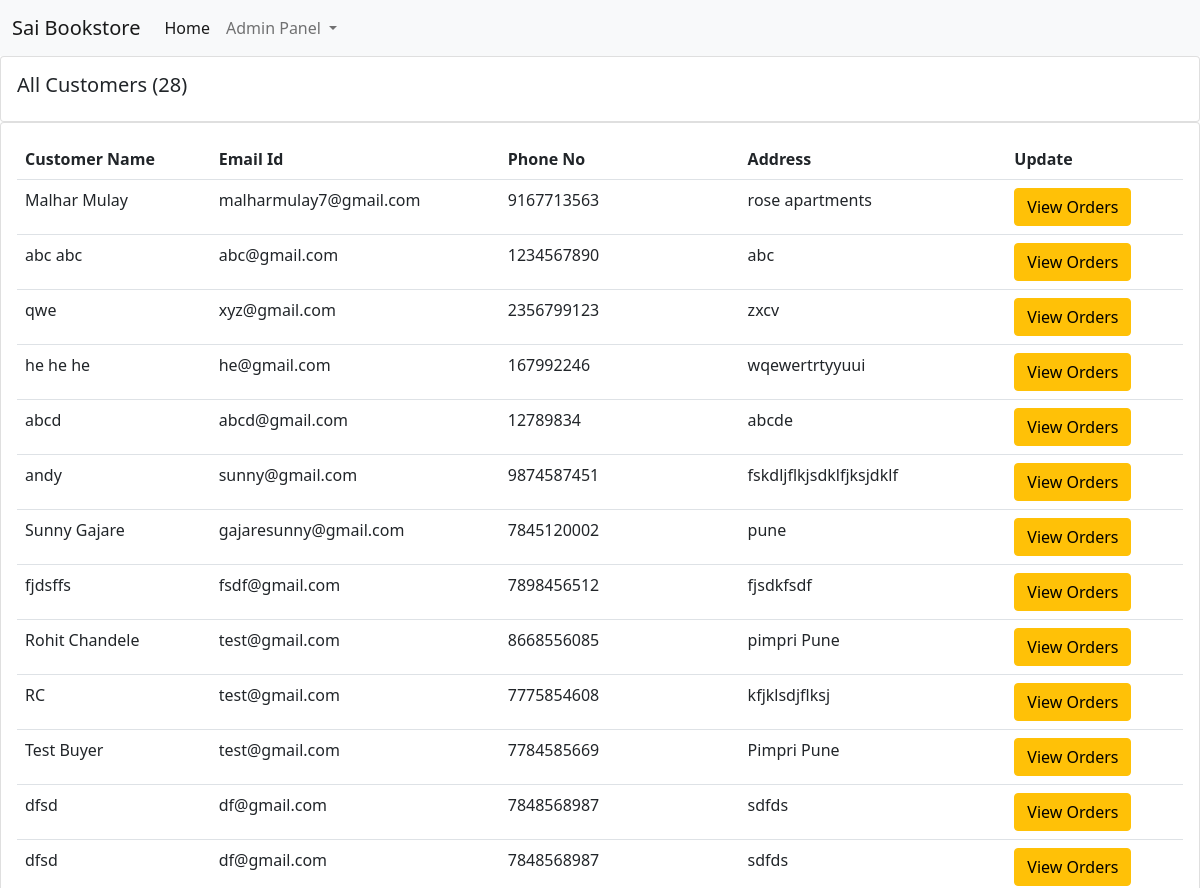
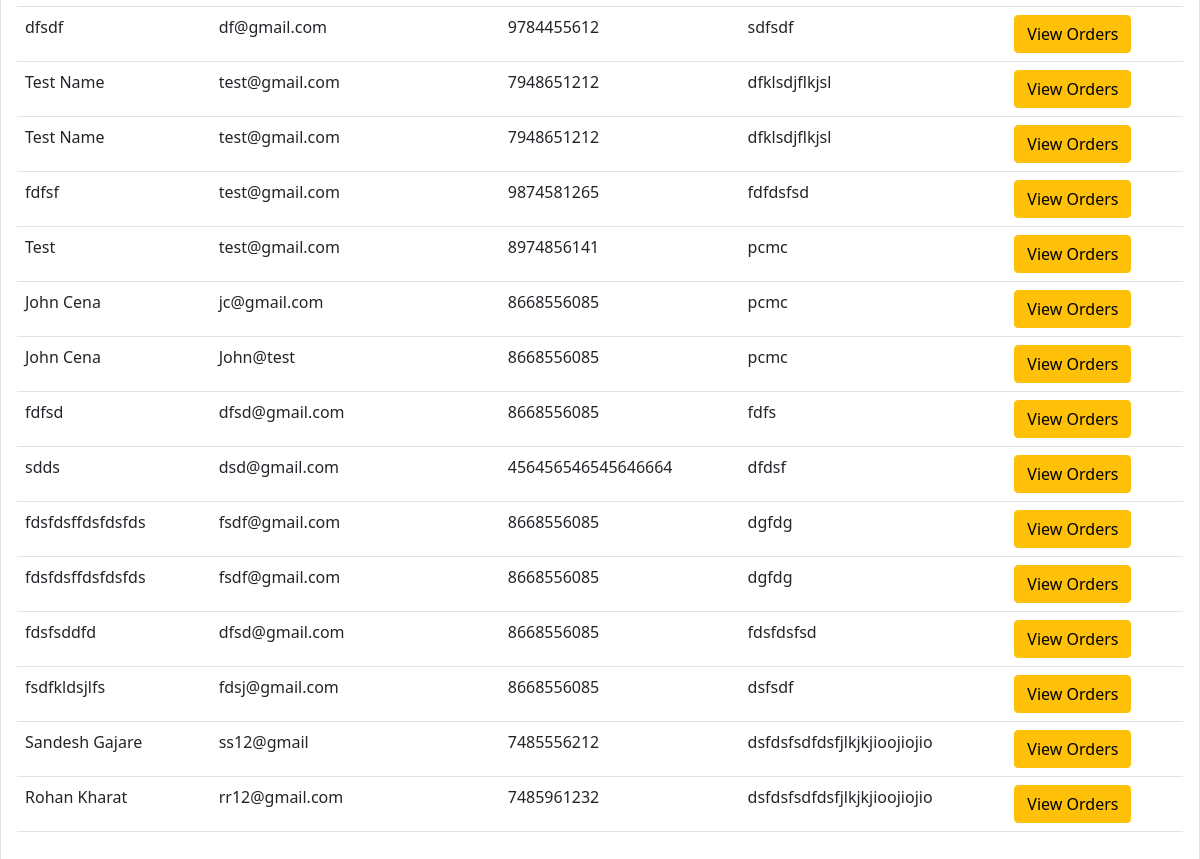
Before: /customers_list/ with the older database file (2 pictures, top to bottom).
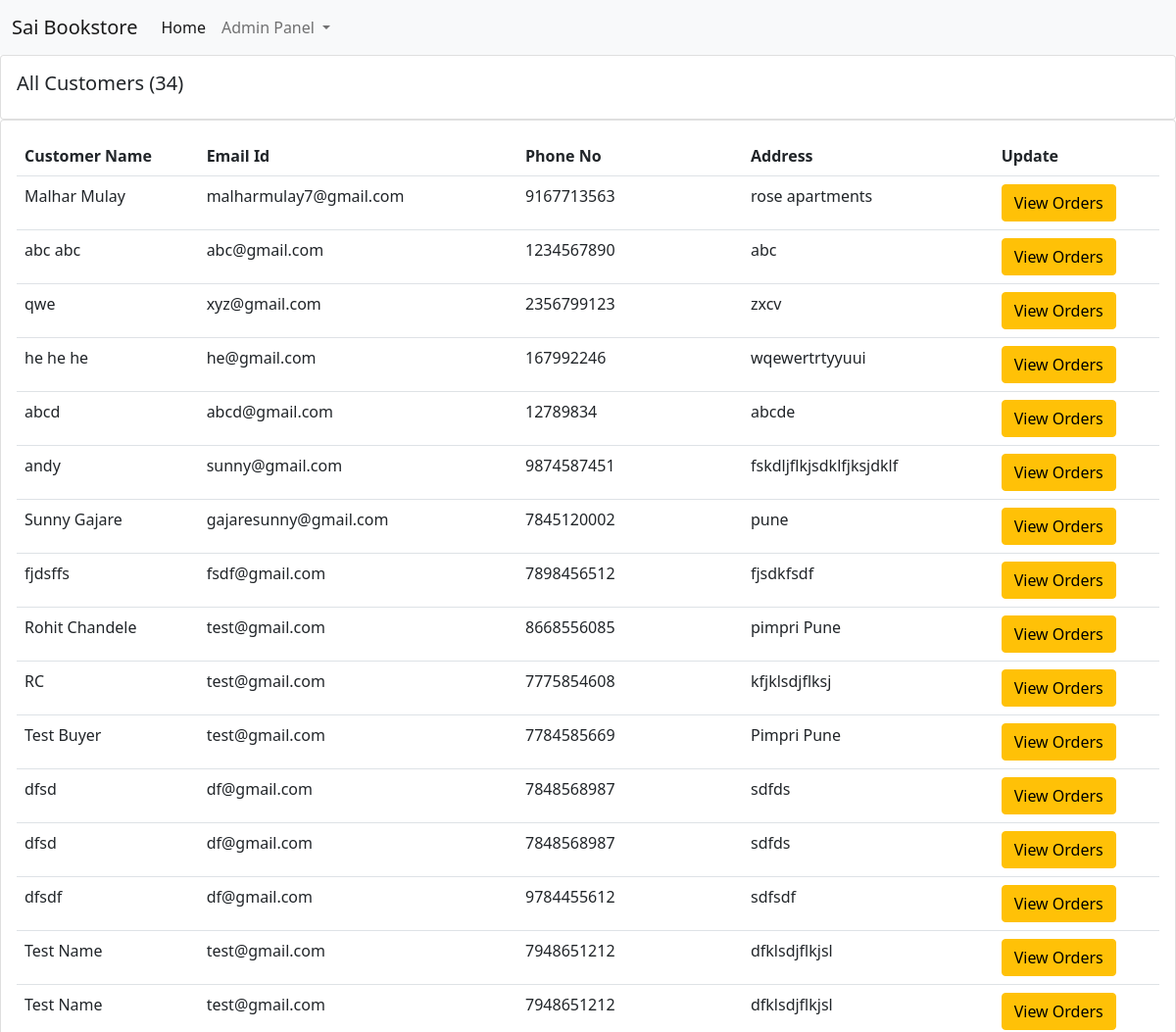
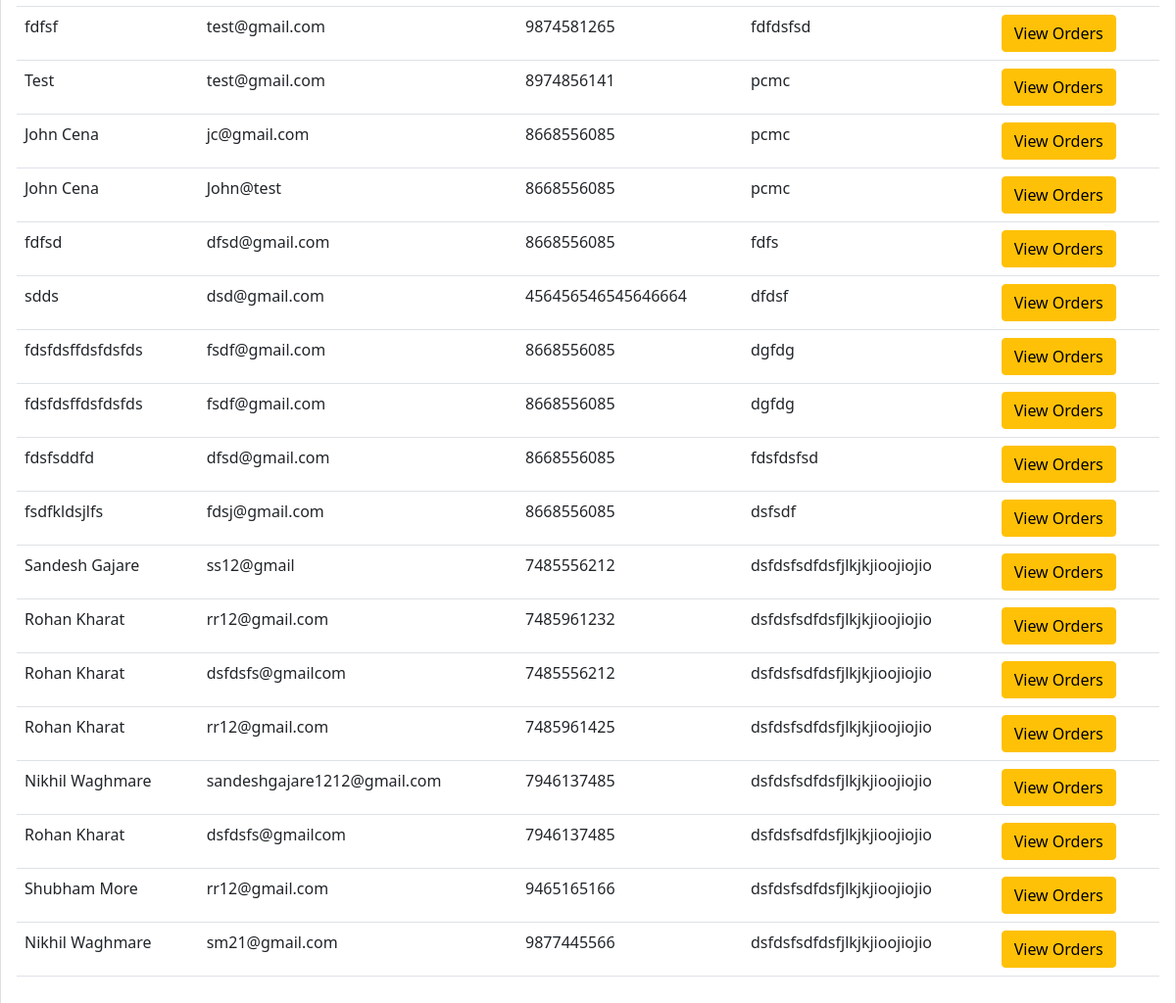
After: the same page with the newer database file (2 pictures, top to bottom).
### books/models.py (models this page shows, shortened)
class Order(models.Model):
    user = models.ForeignKey(User, on_delete=models.CASCADE, default=1)
    items_json = models.CharField(max_length=5000, blank=True)
    price = models.IntegerField(default=0)
    name = models.CharField(max_length=100, blank=True)
    email = models.CharField(max_length=100, blank=True)
    address = models.CharField(max_length=100, default="")
    phone = models.CharField(max_length=100, blank=True)
    date = models.DateTimeField(auto_now_add=True)

### books/views.py (the view)
# urls.py: path("customers_list/", views.customers_list, name="customers_list"),
@transaction.atomic
def customers_list(request):
    customers = Order.objects.all()
    customer_count = customers.count()
    return render(request, "customers_list.html", {'customers':customers, 'customer_count':customer_count})

### books/templates/customers_list.html (shortened to what this page needs)
{% extends 'admin_navbar.html' %}
{% block body %}
      <div class="row">
        <div class="col-md">
          <div class="card card-body">
            <h5>All Customers ({{customer_count}})</h5>
          </div>
          <div class="card card-body">
            <table class="table">
              <tr>
                <th>Customer Name</th>
                <th>Email Id</th>
                <th>Phone No</th>
                <th>Address</th>
                <th>Update</th>
              </tr>
              {% for customer in customers %}
                <tr>
                  <td>{{customer.name}}</td>
                  <td>{{customer.email}}</td>
                  <td>{{customer.phone}}</td>
                  <td>{{customer.address}}</td>
                  <td><a href="/customers_list/orders_{{customer.id}}/" class="btn btn-warning">View Orders</a></td>
                </tr>
              {% endfor %}
            </table>
          </div>
        </div>
      </div>
      {% endblock %}

### books/templates/admin_navbar.html (shortened to what this page needs)
<!doctype html>
<html lang="en">
  <head>
    <link href="https://cdn.jsdelivr.net/npm/bootstrap@5.0.2/dist/css/bootstrap.min.css" rel="stylesheet">
  </head>
  <body>
    <nav class="navbar navbar-expand-lg navbar-light bg-light">
        <div class="container-fluid">
          <a class="navbar-brand" href="/">Sai Bookstore</a>
          <div class="collapse navbar-collapse" id="navbarSupportedContent">
            <ul class="navbar-nav me-auto mb-2 mb-lg-0">
              <li class="nav-item">
                <a class="nav-link active" aria-current="page" href="/">Home</a>
              </li>
              <li class="nav-item dropdown">
                <a class="nav-link dropdown-toggle" href="#" id="navbarDropdown" role="button" data-bs-toggle="dropdown" aria-expanded="false">
                  Admin Panel
                </a>
              </li>
            </ul>
          </div>
        </div>
      </nav>
      {% block body %}
      {% endblock %}
    </body>
    </html>

Changed rows visible on the page:
added Order: name "Rohan Kharat", email "dsfdsfs@gmailcom", phone "7485556212", address "dsfdsfsdfdsfjlkjkjioojiojio"
added Order: name "Rohan Kharat", email "rr12@gmail.com", phone "7485961425", address "dsfdsfsdfdsfjlkjkjioojiojio"
added Order: name "Nikhil Waghmare", email "sandeshgajare1212@gmail.com", phone "7946137485", address "dsfdsfsdfdsfjlkjkjioojiojio"
added Order: name "Rohan Kharat", email "dsfdsfs@gmailcom", phone "7946137485", address "dsfdsfsdfdsfjlkjkjioojiojio"
added Order: name "Shubham More", email "rr12@gmail.com", phone "9465165166", address "dsfdsfsdfdsfjlkjkjioojiojio"
added Order: name "Nikhil Waghmare", email "sm21@gmail.com", phone "9877445566", address "dsfdsfsdfdsfjlkjkjioojiojio"
Other visible differences:
{{ customer_count }}: "28" → "34"
